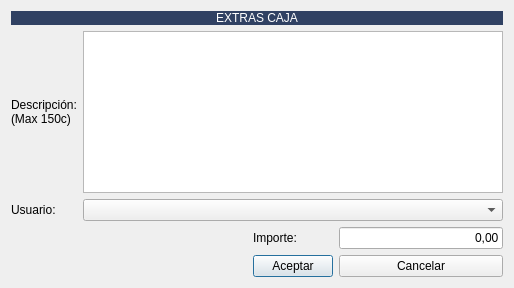
<?xml version="1.0" encoding="UTF-8"?>
<ui version="4.0">
 <class>frmExtrasCaja</class>
 <widget class="QDialog" name="frmExtrasCaja">
  <property name="windowModality">
   <enum>Qt::ApplicationModal</enum>
  </property>
  <property name="geometry">
   <rect>
    <x>0</x>
    <y>0</y>
    <width>514</width>
    <height>288</height>
   </rect>
  </property>
  <property name="windowTitle">
   <string>Gestiones TPV</string>
  </property>
  <property name="windowIcon">
   <iconset resource="../maya.qrc">
    <normaloff>:/Icons/PNG/redfox.png</normaloff>:/Icons/PNG/redfox.png</iconset>
  </property>
  <layout class="QGridLayout" name="gridLayout">
   <item row="1" column="0">
    <widget class="QLabel" name="label">
     <property name="text">
      <string>Descripción:
(Max 150c)</string>
     </property>
    </widget>
   </item>
   <item row="0" column="0" colspan="4">
    <widget class="QLabel" name="lbldesglose1">
     <property name="maximumSize">
      <size>
       <width>16777215</width>
       <height>27</height>
      </size>
     </property>
     <property name="styleSheet">
      <string notr="true">background-color: #304163;
color: rgb(255, 255, 255);</string>
     </property>
     <property name="text">
      <string>EXTRAS CAJA</string>
     </property>
     <property name="alignment">
      <set>Qt::AlignCenter</set>
     </property>
    </widget>
   </item>
   <item row="1" column="1" colspan="3">
    <widget class="QTextEdit" name="txtExtras"/>
   </item>
   <item row="3" column="2">
    <widget class="QLabel" name="label_2">
     <property name="text">
      <string>Importe:</string>
     </property>
    </widget>
   </item>
   <item row="3" column="3">
    <widget class="QLineEdit" name="txtImporte">
     <property name="text">
      <string>0,00</string>
     </property>
     <property name="alignment">
      <set>Qt::AlignRight|Qt::AlignTrailing|Qt::AlignVCenter</set>
     </property>
    </widget>
   </item>
   <item row="4" column="1">
    <spacer name="horizontalSpacer">
     <property name="orientation">
      <enum>Qt::Horizontal</enum>
     </property>
     <property name="sizeHint" stdset="0">
      <size>
       <width>163</width>
       <height>20</height>
      </size>
     </property>
    </spacer>
   </item>
   <item row="4" column="2">
    <widget class="QPushButton" name="btnAceptar">
     <property name="text">
      <string>Aceptar</string>
     </property>
     <property name="icon">
      <iconset resource="../maya.qrc">
       <normaloff>:/Icons/PNG/OK.png</normaloff>:/Icons/PNG/OK.png</iconset>
     </property>
    </widget>
   </item>
   <item row="4" column="3">
    <widget class="QPushButton" name="btnCancelar">
     <property name="text">
      <string>Cancelar</string>
     </property>
     <property name="icon">
      <iconset resource="../maya.qrc">
       <normaloff>:/Icons/PNG/close.png</normaloff>:/Icons/PNG/close.png</iconset>
     </property>
    </widget>
   </item>
   <item row="2" column="0">
    <widget class="QLabel" name="label_3">
     <property name="text">
      <string>Usuario:</string>
     </property>
    </widget>
   </item>
   <item row="2" column="1" colspan="3">
    <widget class="QComboBox" name="cboUsuario"/>
   </item>
  </layout>
 </widget>
 <resources>
  <include location="../maya.qrc"/>
 </resources>
 <connections>
  <connection>
   <sender>btnCancelar</sender>
   <signal>clicked()</signal>
   <receiver>frmExtrasCaja</receiver>
   <slot>close()</slot>
   <hints>
    <hint type="sourcelabel">
     <x>348</x>
     <y>249</y>
    </hint>
    <hint type="destinationlabel">
     <x>57</x>
     <y>217</y>
    </hint>
   </hints>
  </connection>
 </connections>
</ui>
